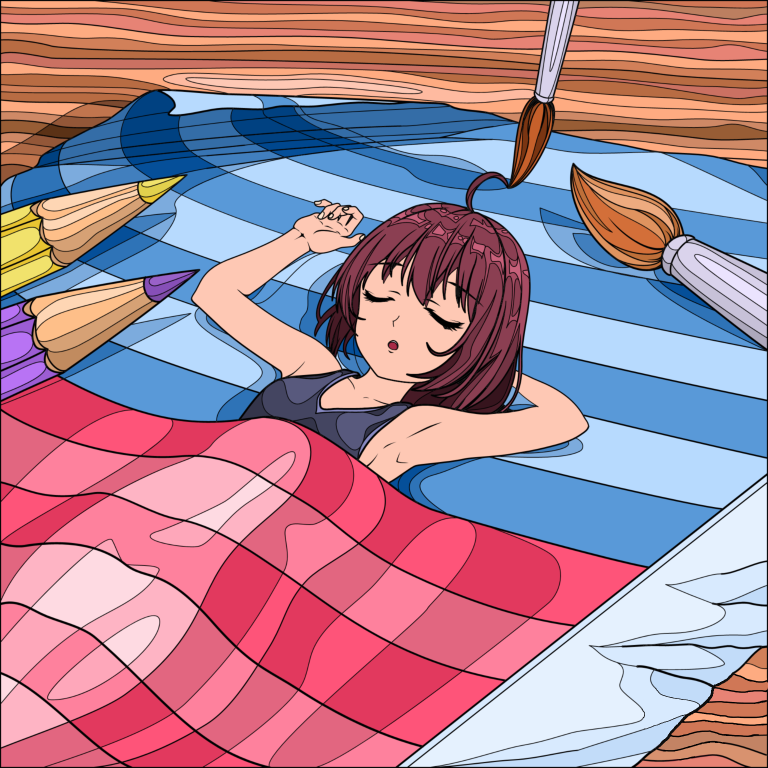
#> input picture 02-OpenCV/555.png, 1536 x 1536 px (shown at 1/2 size)
$ python pic.py
#> lines starting #> are read from the running program, lines starting #| are printed output that depends on the picture
import cv2

img = cv2.imread('555.png')
#> img is the input picture: shape (1536, 1536, 3); mean B, G, R 151.6, 134.5, 175
print(img.shape)
#| (1536, 1536, 3)
img = cv2.resize(img, (300, 300))
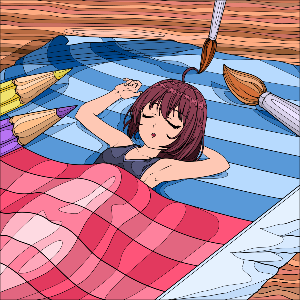
#> img: shape (300, 300, 3); mean B, G, R 151.9, 134.8, 175.5
print(img.shape)
#| (300, 300, 3)
cv2.imshow('result', img)
cv2.waitKey(0)
